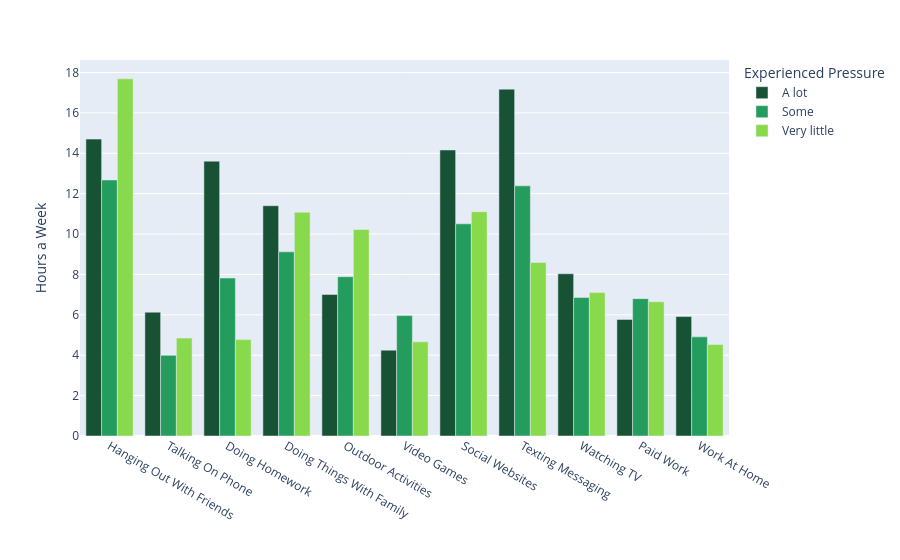

Notebook source saved alongside this figure:
### Code cell
df = pd.read_csv("school.csv")

hours_df = df[[
    "Gender",
    "Ageyears",
    "Schoolwork_Pressure",
    "Score_in_memory_game",
    "Sleep_Hours_Schoolnight", 
    "Sleep_Hours_Non_Schoolnight", 
    "Hanging_Out_With_Friends_Hours",
    "Talking_On_Phone_Hours",
    "Doing_Homework_Hours",
    "Doing_Things_With_Family_Hours",
    "Outdoor_Activities_Hours",
    "Video_Games_Hours",
    "Social_Websites_Hours",
    "Texting_Messaging_Hours",
    "Computer_Use_Hours",
    "Watching_TV_Hours",
    "Paid_Work_Hours",
    "Work_At_Home_Hours"
]]

for col in hours_df.columns:
    if col in ["Gender", "Schoolwork_Pressure"]:
        continue
    hours_df[col] = pd.to_numeric(hours_df[col], errors='coerce')

data = hours_df.groupby("Schoolwork_Pressure").mean(numeric_only=True).reset_index()

data = data.drop(["Ageyears", "Score_in_memory_game", "Computer_Use_Hours", "Sleep_Hours_Schoolnight", "Sleep_Hours_Non_Schoolnight"], axis=1)
data = data.rename(columns=lambda x: x.replace('_', ' '))
data = data.rename(columns=lambda x: x.replace(' Hours', ''))

reshaped_df = data.melt(
    id_vars="Schoolwork Pressure",
    var_name="variable",
    value_name="average"
)

reshaped_df = reshaped_df.rename(columns=lambda x: x.replace('_', ' '))

fig = px.bar(
    reshaped_df,
    x="variable",
    y="average",
    color="Schoolwork Pressure",
    color_discrete_sequence=['#185234', '#249c5e', '#89d94c'],
    barmode="group",
    title="",
    labels={"average": "Hours a Week", "variable": "", "Schoolwork Pressure": "Experienced Pressure"}
)

fig.show()

### Figure 1 — Plotly figure (JSON) as saved in the notebook; plotly's stock layout.template omitted (floating-point values rounded to 4 significant figures)
{"data": [{"alignmentgroup": "True", "hovertemplate": "Experienced Pressure=A lot<br>=%{x}<br>Hours a Week=%{y}<extra></extra>", "legendgroup": "A lot", "marker": {"color": "#185234", "pattern": {"shape": ""}}, "name": "A lot", "offsetgroup": "A lot", "orientation": "v", "showlegend": true, "textposition": "auto", "type": "bar", "x": ["Hanging Out With Friends", "Talking On Phone", "Doing Homework", "Doing Things With Family", "Outdoor Activities", "Video Games", "Social Websites", "Texting Messaging", "Watching TV", "Paid Work", "Work At Home"], "xaxis": "x", "y": [14.7, 6.132, 13.61, 11.4, 7.01, 4.252, 14.16, 17.18, 8.035, 5.772, 5.914], "yaxis": "y"}, {"alignmentgroup": "True", "hovertemplate": "Experienced Pressure=Some<br>=%{x}<br>Hours a Week=%{y}<extra></extra>", "legendgroup": "Some", "marker": {"color": "#249c5e", "pattern": {"shape": ""}}, "name": "Some", "offsetgroup": "Some", "orientation": "v", "showlegend": true, "textposition": "auto", "type": "bar", "x": ["Hanging Out With Friends", "Talking On Phone", "Doing Homework", "Doing Things With Family", "Outdoor Activities", "Video Games", "Social Websites", "Texting Messaging", "Watching TV", "Paid Work", "Work At Home"], "xaxis": "x", "y": [12.68, 3.996, 7.822, 9.12, 7.889, 5.962, 10.51, 12.39, 6.86, 6.802, 4.909], "yaxis": "y"}, {"alignmentgroup": "True", "hovertemplate": "Experienced Pressure=Very little<br>=%{x}<br>Hours a Week=%{y}<extra></extra>", "legendgroup": "Very little", "marker": {"color": "#89d94c", "pattern": {"shape": ""}}, "name": "Very little", "offsetgroup": "Very little", "orientation": "v", "showlegend": true, "textposition": "auto", "type": "bar", "x": ["Hanging Out With Friends", "Talking On Phone", "Doing Homework", "Doing Things With Family", "Outdoor Activities", "Video Games", "Social Websites", "Texting Messaging", "Watching TV", "Paid Work", "Work At Home"], "xaxis": "x", "y": [17.69, 4.848, 4.774, 11.08, 10.23, 4.664, 11.11, 8.596, 7.1, 6.645, 4.528], "yaxis": "y"}], "layout": {"barmode": "group", "legend": {"title": {"text": "Experienced Pressure"}, "tracegroupgap": 0}, "margin": {"t": 60}, "xaxis": {"anchor": "y", "domain": [0, 1], "title": {"text": ""}}, "yaxis": {"anchor": "x", "domain": [0, 1], "title": {"text": "Hours a Week"}}}}
